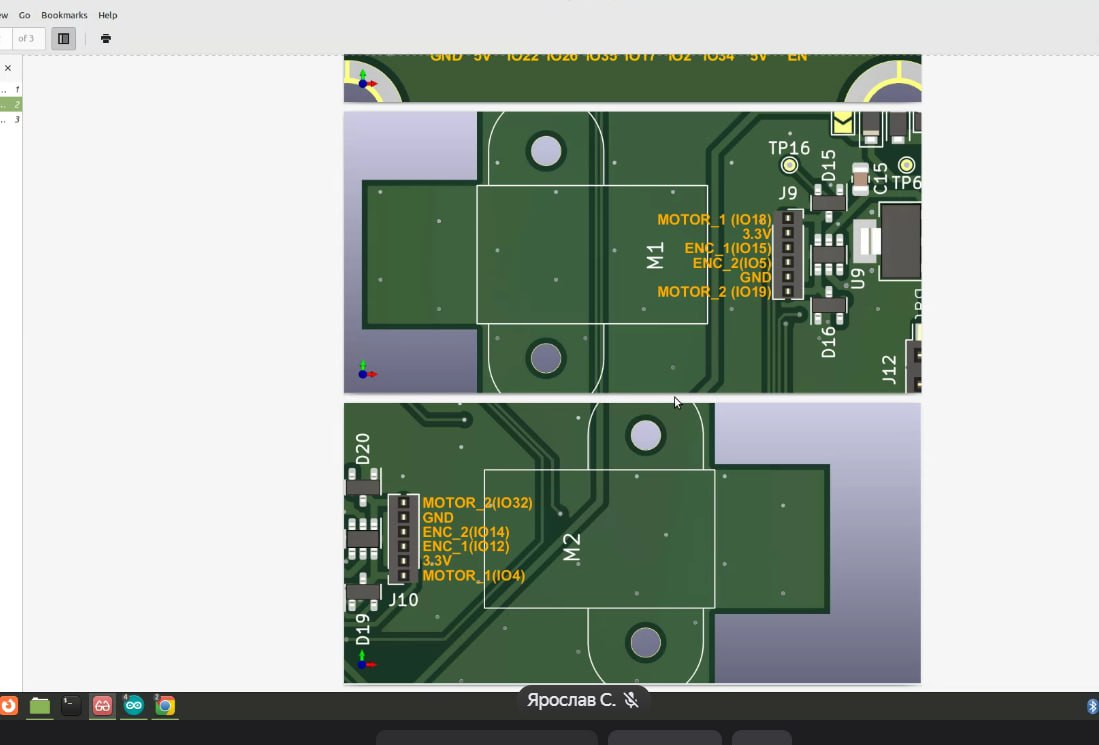
#> input picture arduino/IMG_1057.JPG, 1099 x 745 px, given in place of the camera
$ python HSVCalib.py
#> lines starting #> are read from the running program, lines starting #| are printed output that depends on the picture; after the words box and inside, x2 and y2 are one past the last pixel; in counts of white or black regions, pixels touching at a corner belong together
from cv2 import createTrackbar, getTrackbarPos
import cv2
import numpy as np

def nothing(*arg): pass

cap = cv2.VideoCapture(2)
_, img = cap.read()
#> img is the input picture: shape (745, 1099, 3); mean B, G, R 161, 170.3, 160.6
# img = cv2.imread('78.png')
lab = cv2.cvtColor(img, cv2.COLOR_BGR2LAB)
#> lab: shape (745, 1099, 3); mean of channels 0, 1, 2 171.8, 122.5, 132.2
l_channel, a, b = cv2.split(lab)
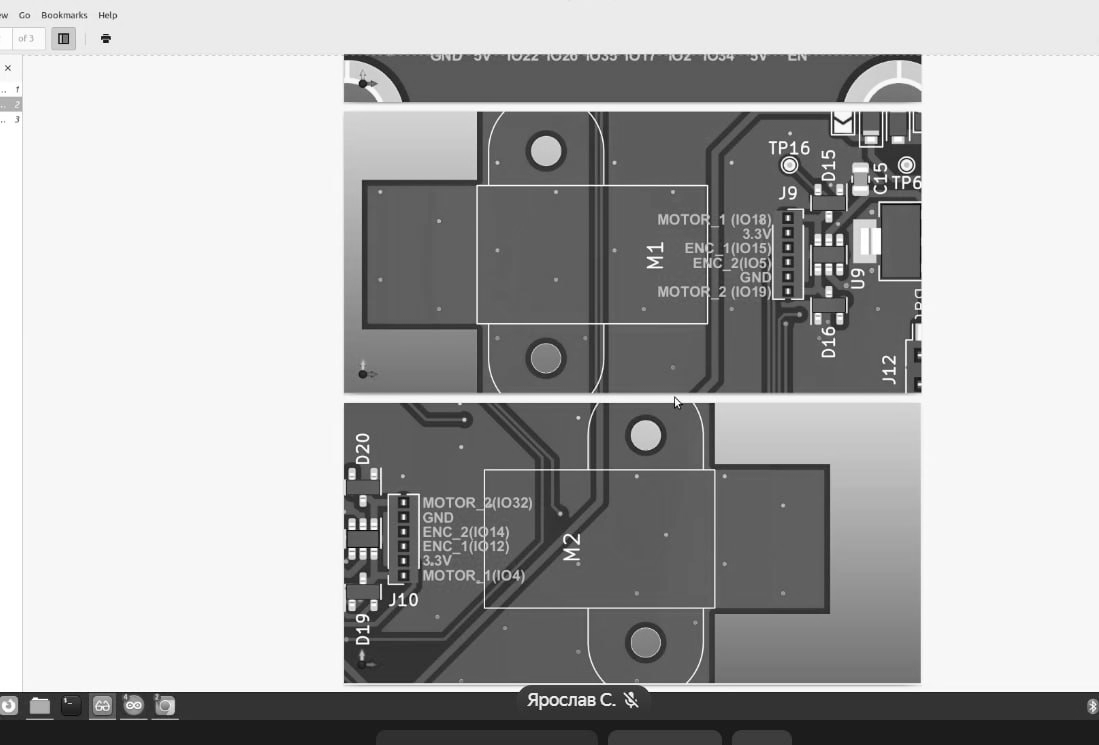
#> l_channel: shape (745, 1099); min 1, max 255, mean 171.8
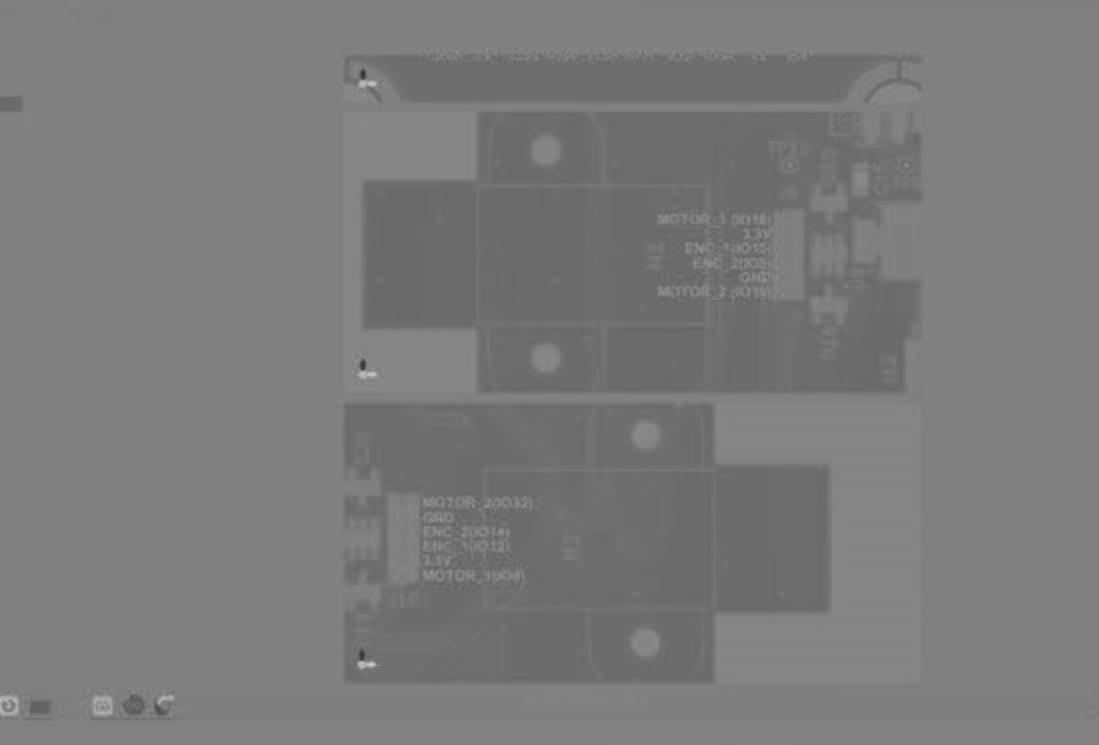
#> a: shape (745, 1099); min 49, max 198, mean 122.5
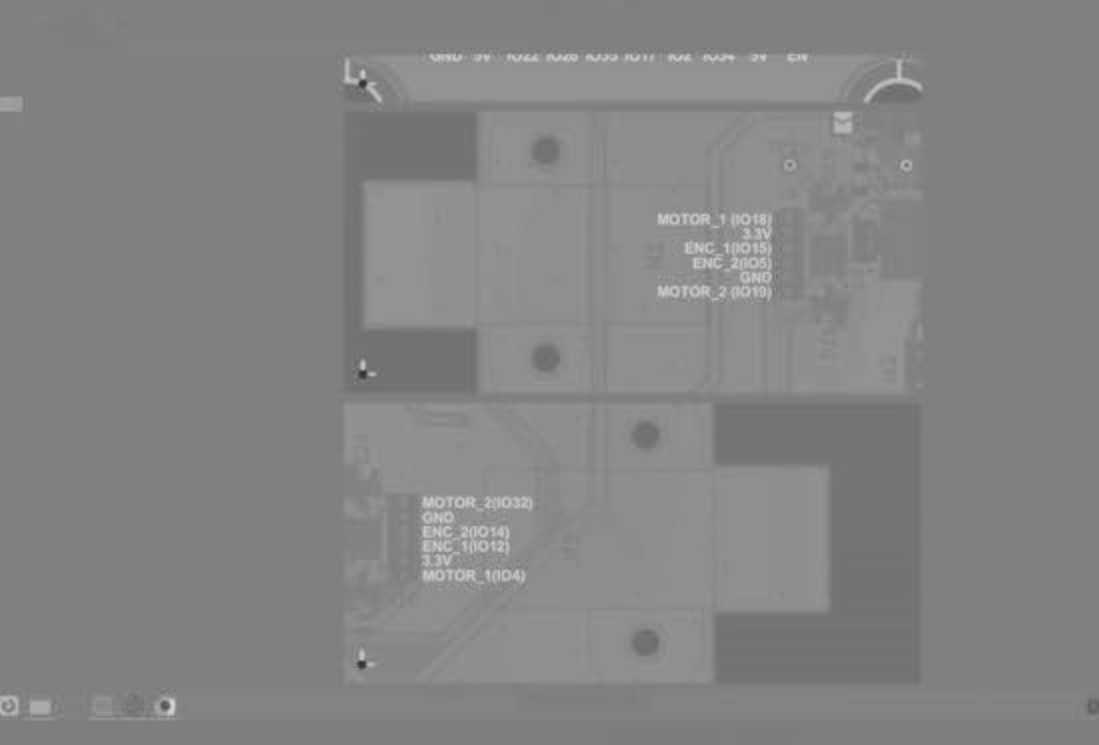
#> b: shape (745, 1099); min 44, max 214, mean 132.2
clahe = cv2.createCLAHE(clipLimit=2.0, tileGridSize=(6, 6))
cl = clahe.apply(l_channel)
limg = cv2.merge((cl, a, b))
#> limg: shape (745, 1099, 3); mean of channels 0, 1, 2 171, 122.5, 132.2
eimg = cv2.cvtColor(limg, cv2.COLOR_LAB2BGR)
img1 = cv2.cvtColor(img, cv2.COLOR_BGR2HSV)
#> img1: shape (745, 1099, 3); mean H, S, V 39.5, 38, 172.7
cv2.namedWindow('buttons')
createTrackbar('hmin', 'buttons', 0, 255, nothing)
#> slider 'hmin' is set to 51
createTrackbar('smin', 'buttons', 0, 255, nothing)
#> slider 'smin' is set to 51
createTrackbar('vmin', 'buttons', 0, 255, nothing)
#> slider 'vmin' is set to 51
createTrackbar('hmax', 'buttons', 0, 255, nothing)
#> slider 'hmax' is set to 255
createTrackbar('smax', 'buttons', 0, 255, nothing)
#> slider 'smax' is set to 255
createTrackbar('vmax', 'buttons', 0, 255, nothing)
#> slider 'vmax' is set to 255

while True:
    hmin, smin, vmin, hmax, smax, vmax = getTrackbarPos('hmin', 'buttons'), getTrackbarPos('smin', 'buttons'), getTrackbarPos('vmin', 'buttons'), getTrackbarPos('hmax', 'buttons'), getTrackbarPos('smax', 'buttons'), getTrackbarPos('vmax', 'buttons')
    hsv_min = np.array([hmin, smin, vmin])
    hsv_max = np.array([hmax, smax, vmax])
    img2 = cv2.inRange(img1, hsv_min, hsv_max)
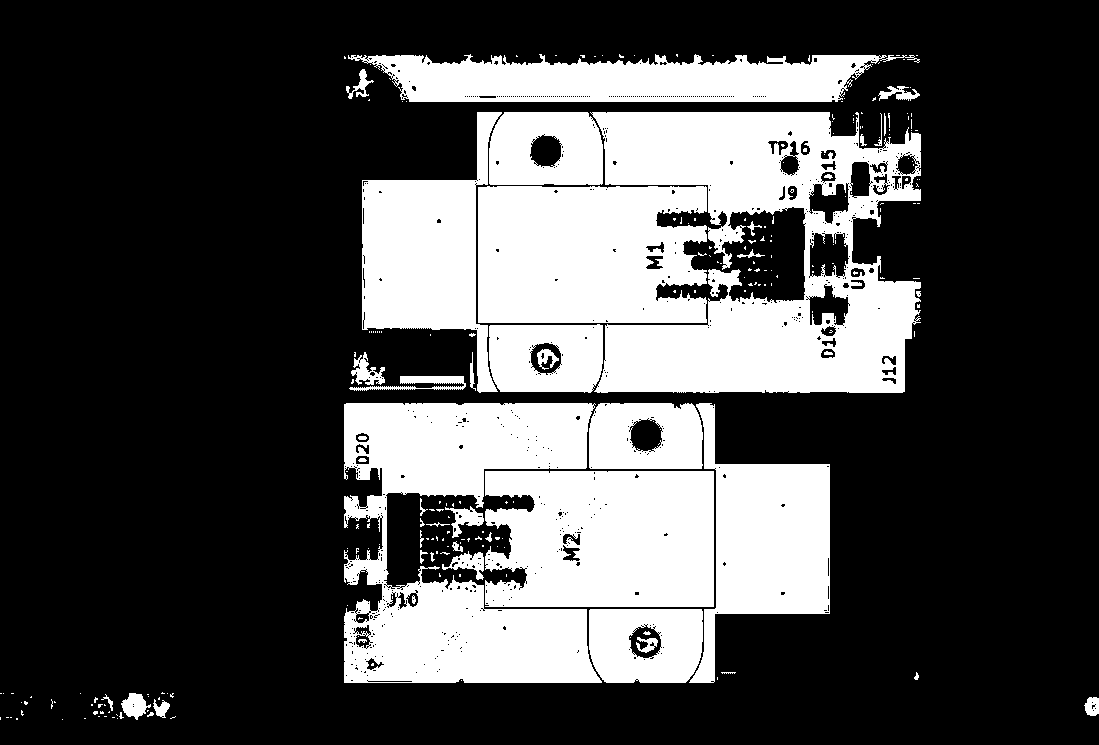
#> img2: shape (745, 1099); 29.5% white; 251 white regions (203 under 20 px), largest, box (x1, y1, x2, y2) and area: (590, 112, 921, 393) 52637, (344, 403, 602, 683) 40666, (478, 186, 707, 323) 29043
    cv2.imshow('img', img2)
    if cv2.waitKey(1) == 27:
#> (key Esc is pressed here)
        print(f'HSVMin = ({hmin}, {smin}, {vmin})')
        print(f'HSVMax = ({hmax}, {smax}, {vmax})')
        cv2.destroyAllWindows()
        break
